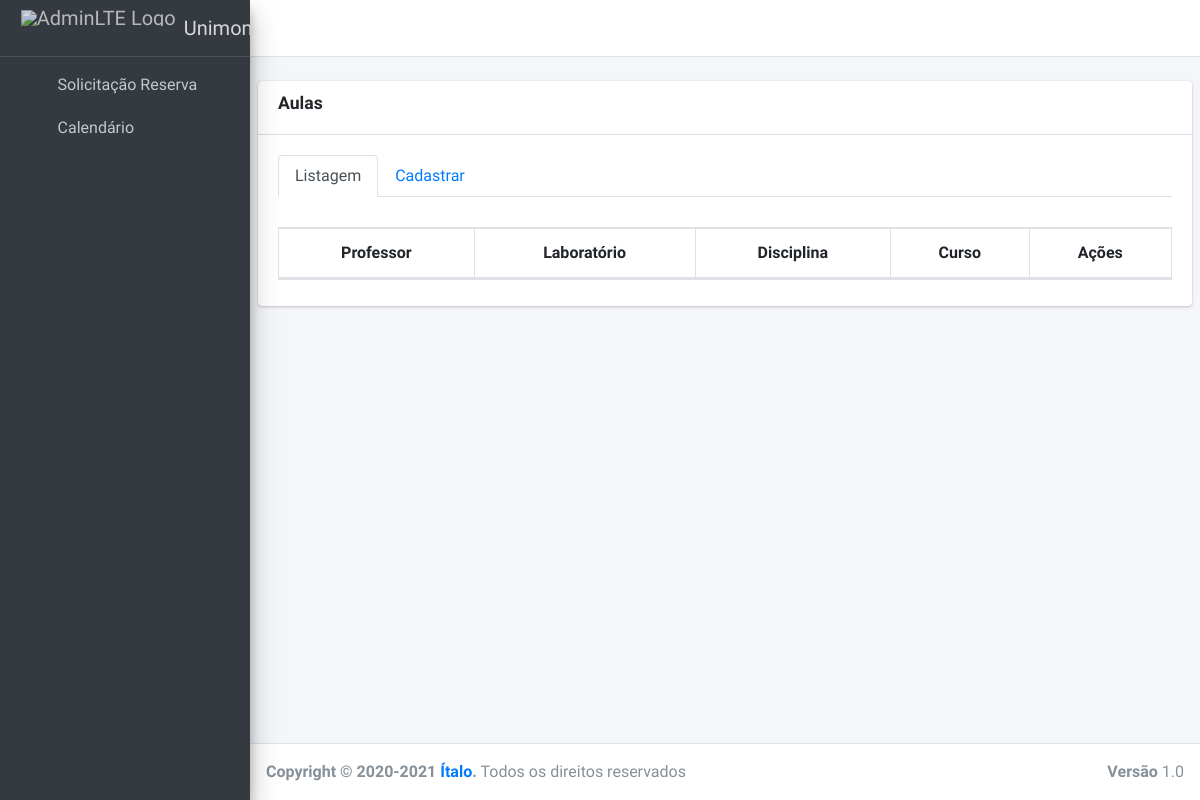
The app's page /panel/aula/cadastrar, older data.
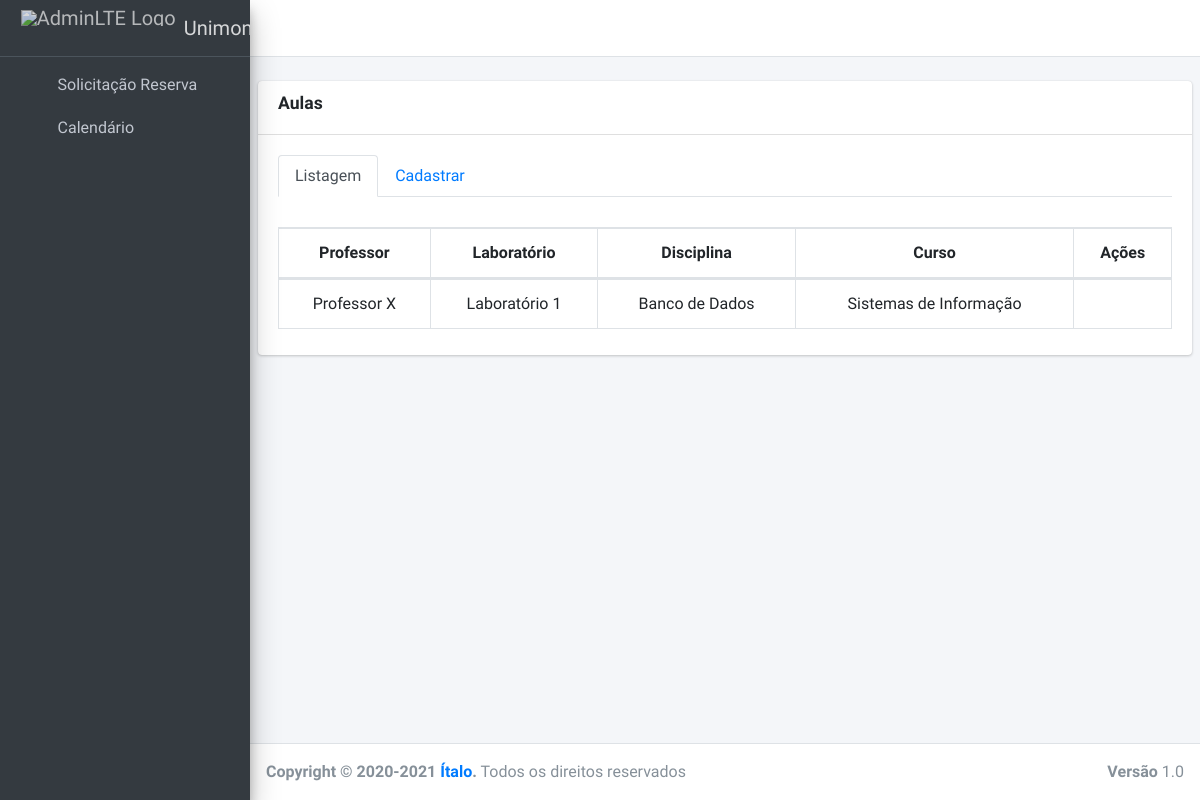
The same page, newer data.
### core/models.py (models this page shows, shortened)
class Aula(models.Model):
    DIA_CHOICES = [
        ('1', 'Segunda'),
        ('2', 'Terça'),
        ('3', 'Quarta'),
        ('4', 'Quinta'),
        ('5', 'Sexta'),
        ('6', 'Sabado'),
        ('7', 'Domingo'),
    ]
    dia = models.CharField(choices=DIA_CHOICES, max_length=1)
    start_time = models.TimeField()
    end_time = models.TimeField()
    start_day = models.DateField()
    end_day = models.DateField()
    laboratorio_id = models.ForeignKey(Laboratorio, on_delete=models.SET_NULL, null=True)
    curso_id = models.ForeignKey(Curso, on_delete=models.SET_NULL, null=True)
    disciplina_id = models.ForeignKey(Disciplina, on_delete=models.SET_NULL, null=True)
    professor_id = models.ForeignKey(Professor, on_delete=models.SET_NULL, null=True)

class Professor(models.Model):
    masp = models.IntegerField(primary_key=True)
    name = models.CharField(max_length=150)
    email = models.EmailField(unique=True)
    contato = models.CharField(max_length=15, blank=True)
    def __str__(self):
        return self.name

class Laboratorio(models.Model):
    name = models.CharField(max_length=45)
    qnt_computador = models.IntegerField(blank=True)
    def __str__(self):
        return self.name

class Disciplina(models.Model):
    name = models.CharField(max_length=70)
    def __str__(self):
        return self.name

class Curso(models.Model):
    name = models.CharField(max_length=45)
    def __str__(self):
        return self.name

### core/views.py (the view, shortened to what this page needs)
# urls.py: path('panel/aula/cadastrar', CreateAulaView.as_view(), name='aula-create'),
class CreateAulaView(CreateView):
    form_class = AulaForm
    template_name = 'panel/aula/create.html'
    success_url = reverse_lazy('aula-create')
    def get_context_data(self, **kwargs):
        context = super(CreateAulaView, self).get_context_data(**kwargs)
        context['aulas'] = Aula.objects.order_by('?').all()
        return context

### core/templates/panel/aula/create.html (shortened to what this page needs)
{% extends 'layouts/base.html' %}
{% load static %}
{% block head %}
<link rel="stylesheet" href="{% static 'plugins/datatables-bs4/css/dataTables.bootstrap4.min.css' %}">
<link rel="stylesheet" href="{% static 'plugins/datatables-responsive/css/responsive.bootstrap4.min.css' %}">
{% endblock %}
{% block layouts %}
    {% include 'layouts/navbar.html' %}
    {% include 'layouts/sidebar.html' %}
{% endblock %}
{% block content %}
{% load widget_tweaks %}
 <div class="content-wrapper">
    <br>
    <section class="content">
      <div class="card">
        <div class="card-header">
          <h3 class="card-title"><label>Aulas</label></h3>
        </div>
        <div class="card-body">
          <ul class="nav nav-tabs" id="custom-content-below-tab" role="tablist">
            <li class="nav-item">
              <a class="nav-link active" id="custom-content-below-home-tab" data-toggle="pill" href="#custom-content-below-home" role="tab" aria-controls="custom-content-below-home" aria-selected="true">Listagem</a>
            </li>
            <li class="nav-item">
              <a class="nav-link" id="custom-content-below-profile-tab" data-toggle="pill" href="#custom-content-below-profile" role="tab" aria-controls="custom-content-below-profile" aria-selected="false">Cadastrar</a>
            </li>
          </ul>
          <div class="tab-content" id="custom-content-below-tabContent">
            <div class="tab-pane fade show active" id="custom-content-below-home" role="tabpanel" aria-labelledby="custom-content-below-home-tab">
              <br>
              <table id="table-lab" class="table table-bordered table-hover dataTable">
                <thead>
                    <tr>
                        <th class="text-center">Professor</th>
                        <th class="text-center">Laboratório</th>
                        <th class="text-center">Disciplina</th>
                        <th class="text-center">Curso</th>
                        <th class="text-center">Ações</th>
                    </tr>
                </thead>
                <tbody>
                    {% for a in aulas %}
                        <tr>
                            <td>{{ a.professor_id }}</td>
                            <td>{{ a.laboratorio_id }}</td>
                            <td>{{ a.disciplina_id }}</td>
                            <td>{{ a.curso_id }}</td>
                            <td>
                                <a href="{% url 'aula-detail' a.pk %}" title="Informações"><i class="far fa-eye"></i></a>
                            </td>
                        </tr>
                    {% endfor %}
                </tbody>
              </table>
           </div>
          </div>
        </div>
      </div>
    </section>
  </div>
{% endblock %}
{% block footer %}
    {% include 'layouts/footer.html' %}
{% endblock %}

Row changes from the older to the newer data that the page shows:
added Aula: professor_id "Professor X", laboratorio_id "Laboratório 1", disciplina_id "Banco de Dados", curso_id "Sistemas de Informação"
